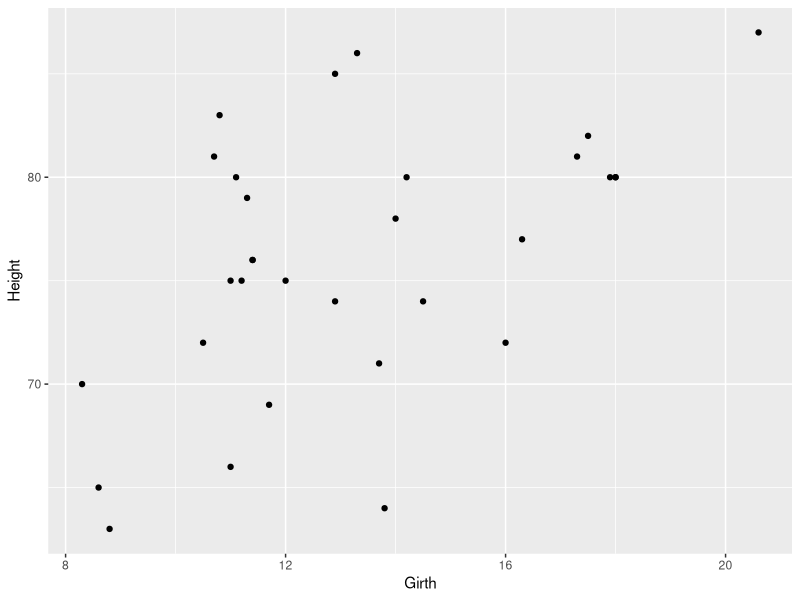

R code for this plot:
# "此圖為樹木的周長和高度作圖"
library(datasets)
library(dplyr)
library(ggplot2)
ggplot(data = trees, aes( x = Girth, y = Height)) + 
  geom_point() 
## "由圖可看出樹木的周長大多為10~14之間，而其高度大多在7以上"
